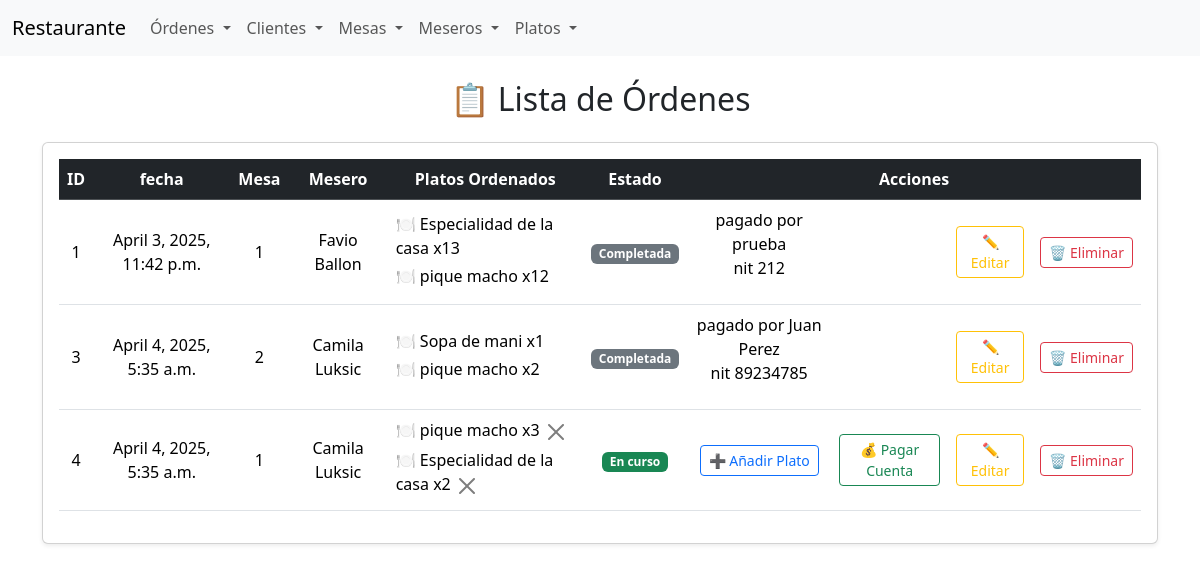
Page /restaurante/ordenes on the earlier database version.
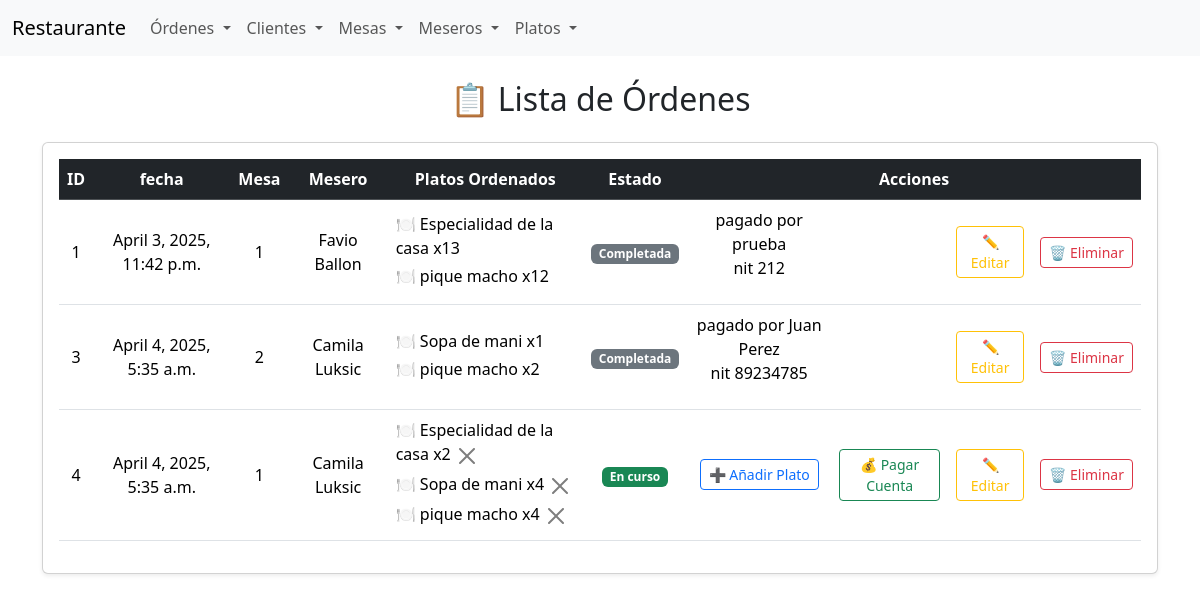
Same page on the later database version.
### restaurante/models/ordenes.py (models this page shows, shortened)
class Ordenes(models.Model):
    estado = models.BooleanField()
    fechaHora = models.DateTimeField()
    platos = models.ManyToManyField(
        Platos,
        through='OrdenPlato',
        related_name='ordenes',
    )
    mesero = models.ForeignKey(
        Meseros,
        related_name='ordenes',
        on_delete=models.CASCADE,
    )
    mesa = models.ForeignKey(
        Mesa,
        related_name='ordenes',
        on_delete=models.CASCADE,
    )
    cliente = models.ForeignKey(
        Cliente,
        related_name='ordenes',
        on_delete=models.CASCADE,
        null=True,
    )

### restaurante/models/mesas.py (models this page shows)
class Mesa(models.Model):
    numero = models.IntegerField()
    def __str__(self):
        return str(self.numero)

### restaurante/models/meseros.py (models this page shows)
class Meseros(models.Model):
    nombre = models.CharField(max_length=100)
    apellido = models.CharField(max_length=100)
    telefono = models.CharField(max_length=100)
    def __str__(self):
        return f"{self.nombre} {self.apellido}"

### restaurante/models/orden_plato.py (models this page shows, shortened)
class OrdenPlato(models.Model):
    orden = models.ForeignKey("Ordenes", on_delete=models.CASCADE, related_name="orden_platos")
    plato = models.ForeignKey("Platos", on_delete=models.CASCADE, related_name="orden_platos")
    cantidad = models.PositiveIntegerField(default=1)

### restaurante/models/platos.py (models this page shows, shortened)
class Platos(models.Model):
    nombre = models.CharField(max_length=100)
    descripcion = models.TextField()

### restaurante/models/clientes.py (models this page shows, shortened)
class Cliente(models.Model):
    nombre = models.CharField(max_length=100)
    nit = models.IntegerField()

### restaurante/views/ordenes_views.py (the view)
# urls.py: path("ordenes", views.ordenes_list, name="ordenes_list"),
def ordenes_list(request):
    ordenes = Ordenes.objects.all()
    return render(
        request,
        "restaurante/ordenes/list.html",
        {"ordenes": ordenes}
    )

### templates/restaurante/ordenes/list.html (shortened to what this page needs)
{% extends "restaurante/base.html" %}
{% block content %}
<div class="container mt-4">
    <h2 class="mb-4 text-center">📋 Lista de Órdenes</h2>
    <div class="card shadow-sm">
        <div class="card-body">
            <table class="table table-hover align-middle text-center">
                <thead class="table-dark">
                    <tr>
                        <th>ID</th>
                        <th>fecha</th>
                        <th>Mesa</th>
                        <th>Mesero</th>
                        <th>Platos Ordenados</th>
                        <th>Estado</th>
                        <th colspan="4">Acciones</th>
                    </tr>
                </thead>
                <tbody>
                    {% for orden in ordenes %}
                    <tr>
                        <td>{{ orden.id }}</td>
                        <td>{{ orden.fechaHora }}</td>
                        <td>{{ orden.mesa }}</td>
                        <td>{{ orden.mesero }}</td>
                        <td class="text-start">
                            {% for orden_plato in orden.orden_platos.all %}
                                <div class="mb-1">
                                    🍽️ {{ orden_plato.plato.nombre }} x{{ orden_plato.cantidad }}
                                    {% if orden.estado == 1 %}
                                        <a href="{% url "eliminar_plato" orden_plato.id %}" class="btn btn-close"></a>
                                    {% endif %}
                                </div>
                            {% empty %}
                                <span class="text-muted">Sin platos</span>
                            {% endfor %}
                        </td>
                        <td>
                            {% if orden.estado == 1 %}
                                <span class="badge bg-success">En curso</span>
                            {% else %}
                                <span class="badge bg-secondary">Completada</span>
                            {% endif %}
                        </td>
                        <td>
                            {% if orden.estado == 1 %}
                                <a class="btn btn-outline-primary btn-sm" href="{% url "agregar_plato" orden.id %}">
                                    ➕ Añadir Plato
                                </a>
                            {% else %}
                                 <p>
                                 pagado por {{ orden.cliente.nombre }} <br>nit {{ orden.cliente.nit }}
                                 </p>
                            {% endif %}
                        </td>
                        <td>
                            {% if orden.estado == 1 %}
                            <a class="btn btn-outline-success btn-sm" href="{% url "clientes_create" orden.id %}">
                                💰 Pagar Cuenta
                            </a>
                            {% endif %}
                        </td>
                        <td>
                            <a class="btn btn-outline-warning btn-sm" href="{% url "ordenes_edit" orden.id %}">
                                ✏️ Editar
                            </a>
                        </td>
                        <td>
                            <form action="{% url "ordenes_delete" orden.id %}" method="post" onsubmit="return confirm('¿Estás seguro de eliminar esta orden?');">
                                <input class="btn btn-outline-danger btn-sm" type="submit" value="🗑️ Eliminar">
                            </form>
                        </td>
                    </tr>
                    {% endfor %}
                </tbody>
            </table>
        </div>
    </div>
</div>
{% endblock %}

### templates/restaurante/base.html (shortened to what this page needs)
<!DOCTYPE html>
<html lang="es">
<head>
    {% load static %}
    <link href="{% static 'css/bootstrap.min.css' %}" rel="stylesheet"/>
</head>
<body>
<nav class="navbar navbar-expand-lg navbar-light bg-light">
    <div class="container-fluid">
        <a class="navbar-brand" href="/restaurante/ordenes">Restaurante</a>
        <div class="collapse navbar-collapse" id="navbarNav">
            <ul class="navbar-nav">
                <li class="nav-item dropdown">
                    <a class="nav-link dropdown-toggle" href="#" id="ordenesDropdown" role="button">
                        Órdenes
                    </a>
                </li>
                <li class="nav-item dropdown">
                    <a class="nav-link dropdown-toggle" href="#" id="clientesDropdown" role="button">
                        Clientes
                    </a>
                </li>
                <li class="nav-item dropdown">
                    <a class="nav-link dropdown-toggle" href="#" id="mesasDropdown" role="button">
                        Mesas
                    </a>
                </li>
                <li class="nav-item dropdown">
                    <a class="nav-link dropdown-toggle" href="#" id="meserosDropdown" role="button">
                        Meseros
                    </a>
                </li>
                <li class="nav-item dropdown">
                    <a class="nav-link dropdown-toggle" href="#" id="platosDropdown" role="button">
                        Platos
                    </a>
                </li>
            </ul>
        </div>
    </div>
</nav>
{% block content %}
{% endblock %}
</body>
</html>

Differences in the rows shown:
removed OrdenPlato: plato.nombre "pique macho", cantidad "3", shown under Ordenes id 4
added OrdenPlato: plato.nombre "Sopa de mani", cantidad "4", shown under Ordenes id 4
added OrdenPlato: plato.nombre "pique macho", cantidad "4", shown under Ordenes id 4
